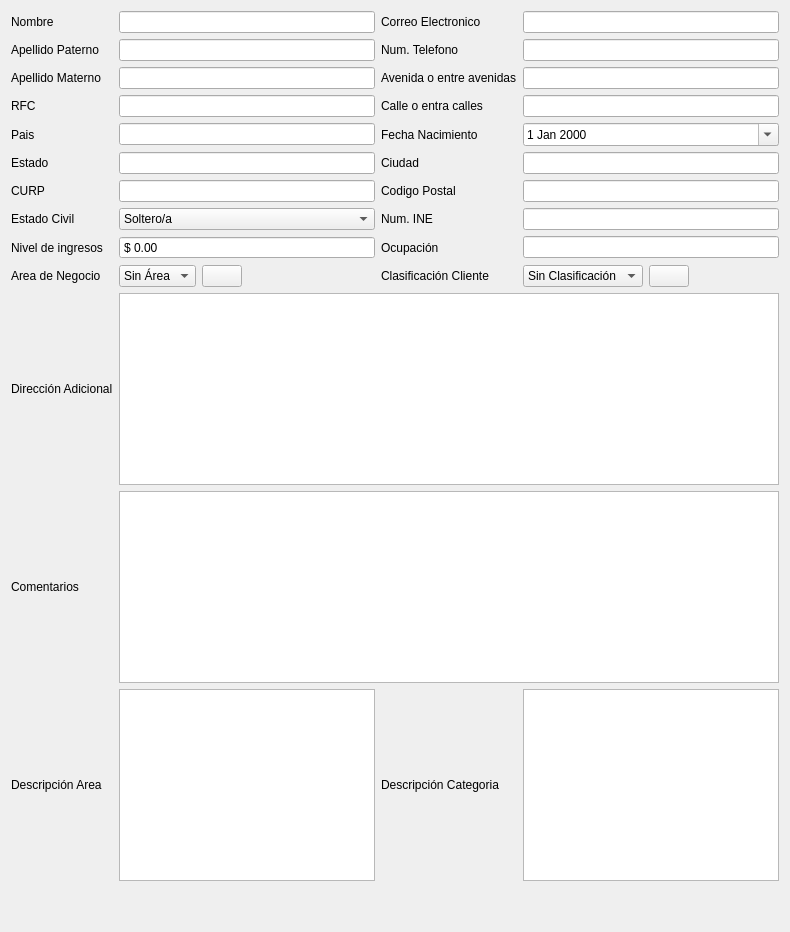
                        <widget class="QWidget" name="wpc_clientes_clienteFisico" native="true">
                         <property name="minimumSize">
                          <size>
                           <width>0</width>
                           <height>0</height>
                          </size>
                         </property>
                         <layout class="QGridLayout" name="gridLayout_5">
                          <item row="5" column="2">
                           <widget class="QLabel" name="etiqueta_ciudad_fisico">
                            <property name="text">
                             <string>Ciudad</string>
                            </property>
                           </widget>
                          </item>
                          <item row="10" column="1" colspan="3">
                           <widget class="QPlainTextEdit" name="txtlargo_direccionadicional_fisico"/>
                          </item>
                          <item row="8" column="1">
                           <widget class="QDoubleSpinBox" name="cajaDecimal_wpc_ingresosclienteFisico">
                            <property name="minimumSize">
                             <size>
                              <width>0</width>
                              <height>0</height>
                             </size>
                            </property>
                            <property name="buttonSymbols">
                             <enum>QAbstractSpinBox::ButtonSymbols::NoButtons</enum>
                            </property>
                            <property name="prefix">
                             <string>$ </string>
                            </property>
                            <property name="suffix">
                             <string/>
                            </property>
                            <property name="maximum">
                             <double>99999999.989999994635582</double>
                            </property>
                           </widget>
                          </item>
                          <item row="9" column="3">
                           <layout class="QHBoxLayout" name="horizontalLayout_2">
                            <item>
                             <widget class="QComboBox" name="cajaOpciones_categoriaFisico">
                              <item>
                               <property name="text">
                                <string>Sin Clasificación</string>
                               </property>
                              </item>
                             </widget>
                            </item>
                            <item>
                             <widget class="QPushButton" name="btn_btn_nuevacategoriaFisico">
                              <property name="cursor">
                               <cursorShape>PointingHandCursor</cursorShape>
                              </property>
                              <property name="toolTip">
                               <string>Agregar clasificación</string>
                              </property>
                              <property name="text">
                               <string/>
                              </property>
                              <property name="icon">
                               <iconset resource="../../Source/iconosSVG.qrc">
                                <normaloff>:/iconosBlancos/Icons/iconos/Blanco/agregar_blanco.svg</normaloff>:/iconosBlancos/Icons/iconos/Blanco/agregar_blanco.svg</iconset>
                              </property>
                              <property name="iconSize">
                               <size>
                                <width>20</width>
                                <height>20</height>
                               </size>
                              </property>
                             </widget>
                            </item>
                            <item>
                             <spacer name="horizontalSpacer_3">
                              <property name="orientation">
                               <enum>Qt::Orientation::Horizontal</enum>
                              </property>
                              <property name="sizeHint" stdset="0">
                               <size>
                                <width>40</width>
                                <height>20</height>
                               </size>
                              </property>
                             </spacer>
                            </item>
                           </layout>
                          </item>
                          <item row="0" column="1">
                           <widget class="QLineEdit" name="txt_nombre_fisico">
                            <property name="minimumSize">
                             <size>
                              <width>200</width>
                              <height>0</height>
                             </size>
                            </property>
                           </widget>
                          </item>
                          <item row="7" column="3">
                           <widget class="QLineEdit" name="txt_ine_fisico">
                            <property name="minimumSize">
                             <size>
                              <width>200</width>
                              <height>0</height>
                             </size>
                            </property>
                           </widget>
                          </item>
                          <item row="6" column="3">
                           <widget class="QLineEdit" name="txt_codigopostal_fisico"/>
                          </item>
                          <item row="3" column="1">
                           <widget class="QLineEdit" name="txt_rfc_fisico"/>
                          </item>
                          <item row="9" column="0">
                           <widget class="QLabel" name="etiqueta_area_negocio_fisico">
                            <property name="text">
                             <string>Area de Negocio</string>
                            </property>
                           </widget>
                          </item>
                          <item row="12" column="0">
                           <widget class="QLabel" name="etiqueta_wpc_comentarios_fisico">
                            <property name="minimumSize">
                             <size>
                              <width>0</width>
                              <height>0</height>
                             </size>
                            </property>
                            <property name="text">
                             <string>Comentarios</string>
                            </property>
                           </widget>
                          </item>
                          <item row="6" column="2">
                           <widget class="QLabel" name="etiqueta_codigopostal_fisico">
                            <property name="text">
                             <string>Codigo Postal</string>
                            </property>
                           </widget>
                          </item>
                          <item row="3" column="2">
                           <widget class="QLabel" name="etiqueta_wpc_calles_fisico">
                            <property name="minimumSize">
                             <size>
                              <width>0</width>
                              <height>0</height>
                             </size>
                            </property>
                            <property name="text">
                             <string>Calle o entra calles</string>
                            </property>
                           </widget>
                          </item>
                          <item row="6" column="0">
                           <widget class="QLabel" name="etiqueta_wpc_curp_fisico">
                            <property name="minimumSize">
                             <size>
                              <width>0</width>
                              <height>0</height>
                             </size>
                            </property>
                            <property name="text">
                             <string>CURP</string>
                            </property>
                           </widget>
                          </item>
                          <item row="4" column="3">
                           <widget class="QDateEdit" name="fecha_fechanacimiento">
                            <property name="calendarPopup">
                             <bool>true</bool>
                            </property>
                           </widget>
                          </item>
                          <item row="7" column="2">
                           <widget class="QLabel" name="etiqueta_wpc_ine_fisico">
                            <property name="minimumSize">
                             <size>
                              <width>0</width>
                              <height>0</height>
                             </size>
                            </property>
                            <property name="text">
                             <string>Num. INE</string>
                            </property>
                           </widget>
                          </item>
                          <item row="8" column="2">
                           <widget class="QLabel" name="etiqueta_wpc_ocupacion_fisico">
                            <property name="minimumSize">
                             <size>
                              <width>0</width>
                              <height>0</height>
                             </size>
                            </property>
                            <property name="text">
                             <string>Ocupación</string>
                            </property>
                           </widget>
                          </item>
                          <item row="1" column="2">
                           <widget class="QLabel" name="etiqueta_wpc__telefono_fisico">
                            <property name="minimumSize">
                             <size>
                              <width>0</width>
                              <height>0</height>
                             </size>
                            </property>
                            <property name="text">
                             <string>Num. Telefono</string>
                            </property>
                           </widget>
                          </item>
                          <item row="4" column="2">
                           <widget class="QLabel" name="etiqueta_wpc_nacimiento_fisico">
                            <property name="minimumSize">
                             <size>
                              <width>0</width>
                              <height>0</height>
                             </size>
                            </property>
                            <property name="text">
                             <string>Fecha Nacimiento</string>
                            </property>
                           </widget>
                          </item>
                          <item row="3" column="3">
                           <widget class="QLineEdit" name="txt_calles_fisico">
                            <property name="minimumSize">
                             <size>
                              <width>200</width>
                              <height>0</height>
                             </size>
                            </property>
                           </widget>
                          </item>
                          <item row="2" column="3">
                           <widget class="QLineEdit" name="txt_avenidas_fisico">
                            <property name="minimumSize">
                             <size>
                              <width>200</width>
                              <height>0</height>
                             </size>
                            </property>
                           </widget>
                          </item>
                          <item row="12" column="1" colspan="3">
                           <widget class="QPlainTextEdit" name="txtlargo_comentarioclientefisico"/>
                          </item>
                          <item row="8" column="0">
                           <widget class="QLabel" name="etiqueta_wpc_ingresos_fisico">
                            <property name="minimumSize">
                             <size>
                              <width>0</width>
                              <height>0</height>
                             </size>
                            </property>
                            <property name="text">
                             <string>Nivel de ingresos</string>
                            </property>
                           </widget>
                          </item>
                          <item row="3" column="0">
                           <widget class="QLabel" name="etiqueta_rfc_fisico">
                            <property name="text">
                             <string>RFC</string>
                            </property>
                           </widget>
                          </item>
                          <item row="5" column="1">
                           <widget class="QLineEdit" name="txt_estado_fisico"/>
                          </item>
                          <item row="2" column="0">
                           <widget class="QLabel" name="etiqueta_wpc_apellidoM_fisico">
                            <property name="minimumSize">
                             <size>
                              <width>0</width>
                              <height>0</height>
                             </size>
                            </property>
                            <property name="text">
                             <string>Apellido Materno</string>
                            </property>
                           </widget>
                          </item>
                          <item row="0" column="0">
                           <widget class="QLabel" name="etiqueta_wpc_nombre_fisico">
                            <property name="minimumSize">
                             <size>
                              <width>0</width>
                              <height>0</height>
                             </size>
                            </property>
                            <property name="text">
                             <string>Nombre</string>
                            </property>
                           </widget>
                          </item>
                          <item row="5" column="0">
                           <widget class="QLabel" name="etiqueta_estado_fisico">
                            <property name="text">
                             <string>Estado</string>
                            </property>
                           </widget>
                          </item>
                          <item row="9" column="1">
                           <layout class="QHBoxLayout" name="horizontalLayout">
                            <item>
                             <widget class="QComboBox" name="cajaOpciones_areasnegocio_fisico">
                              <property name="sizeAdjustPolicy">
                               <enum>QComboBox::SizeAdjustPolicy::AdjustToContents</enum>
                              </property>
                              <item>
                               <property name="text">
                                <string>Sin Área</string>
                               </property>
                              </item>
                             </widget>
                            </item>
                            <item>
                             <widget class="QPushButton" name="btn_btn_nuevaareanegocio_fisico">
                              <property name="maximumSize">
                               <size>
                                <width>16777215</width>
                                <height>16777215</height>
                               </size>
                              </property>
                              <property name="cursor">
                               <cursorShape>PointingHandCursor</cursorShape>
                              </property>
                              <property name="toolTip">
                               <string>Agregar área</string>
                              </property>
                              <property name="text">
                               <string/>
                              </property>
                              <property name="icon">
                               <iconset resource="../../Source/iconosSVG.qrc">
                                <normaloff>:/iconosBlancos/Icons/iconos/Blanco/agregar_blanco.svg</normaloff>:/iconosBlancos/Icons/iconos/Blanco/agregar_blanco.svg</iconset>
                              </property>
                              <property name="iconSize">
                               <size>
                                <width>20</width>
                                <height>20</height>
                               </size>
                              </property>
                             </widget>
                            </item>
                            <item>
                             <spacer name="horizontalSpacer_2">
                              <property name="orientation">
                               <enum>Qt::Orientation::Horizontal</enum>
                              </property>
                              <property name="sizeHint" stdset="0">
                               <size>
                                <width>40</width>
                                <height>20</height>
                               </size>
                              </property>
                             </spacer>
                            </item>
                           </layout>
                          </item>
                          <item row="10" column="0">
                           <widget class="QLabel" name="etiqueta_direccionadicional_fisico">
                            <property name="text">
                             <string>Dirección Adicional</string>
                            </property>
                           </widget>
                          </item>
                          <item row="5" column="3">
                           <widget class="QLineEdit" name="txt_ciudad_fisico"/>
                          </item>
                          <item row="1" column="1">
                           <widget class="QLineEdit" name="txt_apellidop_fisico">
                            <property name="minimumSize">
                             <size>
                              <width>200</width>
                              <height>0</height>
                             </size>
                            </property>
                           </widget>
                          </item>
                          <item row="8" column="3">
                           <widget class="QLineEdit" name="txt_ocupacion_fisico">
                            <property name="minimumSize">
                             <size>
                              <width>200</width>
                              <height>0</height>
                             </size>
                            </property>
                           </widget>
                          </item>
                          <item row="7" column="0">
                           <widget class="QLabel" name="etiqueta_wpc_estadocivil_fisico">
                            <property name="minimumSize">
                             <size>
                              <width>0</width>
                              <height>0</height>
                             </size>
                            </property>
                            <property name="text">
                             <string>Estado Civil</string>
                            </property>
                           </widget>
                          </item>
                          <item row="0" column="3">
                           <widget class="QLineEdit" name="txt_correo_fisico">
                            <property name="minimumSize">
                             <size>
                              <width>200</width>
                              <height>0</height>
                             </size>
                            </property>
                           </widget>
                          </item>
                          <item row="2" column="1">
                           <widget class="QLineEdit" name="txt_apellidom_fisico">
                            <property name="minimumSize">
                             <size>
                              <width>200</width>
                              <height>0</height>
                             </size>
                            </property>
                           </widget>
                          </item>
                          <item row="4" column="1">
                           <widget class="QLineEdit" name="txt_pais_fisico"/>
                          </item>
                          <item row="2" column="2">
                           <widget class="QLabel" name="etiqueta_wpc_avenidas_fisico">
                            <property name="minimumSize">
                             <size>
                              <width>0</width>
                              <height>0</height>
                             </size>
                            </property>
                            <property name="text">
                             <string>Avenida o entre avenidas</string>
                            </property>
                            <property name="wordWrap">
                             <bool>false</bool>
                            </property>
                           </widget>
                          </item>
                          <item row="6" column="1">
                           <widget class="QLineEdit" name="txt_curp_fisico">
                            <property name="minimumSize">
                             <size>
                              <width>200</width>
                              <height>0</height>
                             </size>
                            </property>
                           </widget>
                          </item>
                          <item row="14" column="2">
                           <spacer name="verticalSpacer_4">
                            <property name="orientation">
                             <enum>Qt::Orientation::Vertical</enum>
                            </property>
                            <property name="sizeHint" stdset="0">
                             <size>
                              <width>20</width>
                              <height>40</height>
                             </size>
                            </property>
                           </spacer>
                          </item>
                          <item row="0" column="2">
                           <widget class="QLabel" name="etiqueta_wpc_correo_fisico">
                            <property name="minimumSize">
                             <size>
                              <width>0</width>
                              <height>0</height>
                             </size>
                            </property>
                            <property name="text">
                             <string>Correo Electronico</string>
                            </property>
                           </widget>
                          </item>
                          <item row="7" column="1">
                           <widget class="QComboBox" name="cajaOpciones_estadocivil_fisico">
                            <item>
                             <property name="text">
                              <string>Soltero/a</string>
                             </property>
                            </item>
                            <item>
                             <property name="text">
                              <string>Casado/a</string>
                             </property>
                            </item>
                            <item>
                             <property name="text">
                              <string>Viudo/a</string>
                             </property>
                            </item>
                            <item>
                             <property name="text">
                              <string>Union Libre</string>
                             </property>
                            </item>
                            <item>
                             <property name="text">
                              <string>Divorciado/a</string>
                             </property>
                            </item>
                           </widget>
                          </item>
                          <item row="1" column="3">
                           <widget class="QLineEdit" name="txt_telefono_fisico">
                            <property name="minimumSize">
                             <size>
                              <width>200</width>
                              <height>0</height>
                             </size>
                            </property>
                           </widget>
                          </item>
                          <item row="4" column="0">
                           <widget class="QLabel" name="etiqueta_pais_fisico">
                            <property name="text">
                             <string>Pais</string>
                            </property>
                           </widget>
                          </item>
                          <item row="1" column="0">
                           <widget class="QLabel" name="etiqueta_wpc_ApellidoP_fisico">
                            <property name="minimumSize">
                             <size>
                              <width>0</width>
                              <height>0</height>
                             </size>
                            </property>
                            <property name="text">
                             <string>Apellido Paterno</string>
                            </property>
                           </widget>
                          </item>
                          <item row="9" column="2">
                           <widget class="QLabel" name="etiqueta_categoriaFisico">
                            <property name="text">
                             <string>Clasificación Cliente</string>
                            </property>
                           </widget>
                          </item>
                          <item row="13" column="1">
                           <widget class="QPlainTextEdit" name="txtlargo_descripcionAreaCliente"/>
                          </item>
                          <item row="13" column="0">
                           <widget class="QLabel" name="etiqueta_wpc_descripcionAreaCliente">
                            <property name="text">
                             <string>Descripción Area</string>
                            </property>
                           </widget>
                          </item>
                          <item row="13" column="2">
                           <widget class="QLabel" name="etiqueta_wpc_descripcionCategoriaCliente">
                            <property name="text">
                             <string>Descripción Categoria</string>
                            </property>
                           </widget>
                          </item>
                          <item row="13" column="3">
                           <widget class="QPlainTextEdit" name="txtlargo_descripcionCategoriaCliente"/>
                          </item>
                         </layout>
                        </widget>
